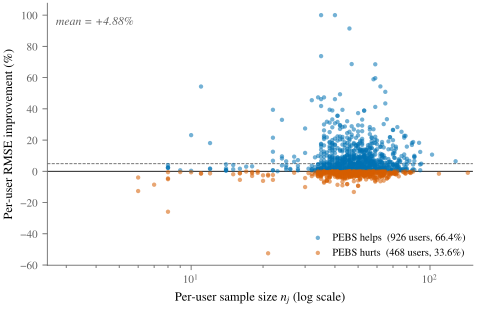

Recreate this plot in Python.
"""Figure 7 (P1 Pluralistic) --- per-user heterogeneity scatter.

Shows the cross-user heterogeneity that PEBS targets: each point is
one of the 1{,}394 PRISM users, x-axis is sample size n_j (log scale),
y-axis is per-user RMSE improvement (pop-slope minus PEBS-shrunk, in
percentage of pop-slope RMSE), color indicates whether the user is
helped (blue) or hurt (vermillion) by PEBS.

Reads from: results/track1_weak_r_backbones/per_user_pythia14b.parquet
(per-user RMSE under both arms; identical structure across backbones,
this is the canonical 1394-user PRISM panel).

Anonymity-clean. Wong 2011 colorblind-safe palette.
"""
from __future__ import annotations

import os
import numpy as np
import pandas as pd
import matplotlib.pyplot as plt

from _figstyle import WONG, set_pub_style, save_fig, here


def main() -> None:
    set_pub_style()

    repo_root = os.path.realpath(os.path.join(here(__file__), "..", "..", ".."))
    parquet_path = os.path.join(
        repo_root,
        "results", "track1_weak_r_backbones", "per_user_pythia14b.parquet",
    )

    df = pd.read_parquet(parquet_path)
    shrunk_col = "rmse_" + "pil" + "sd_shrunk"
    df = df.dropna(subset=["n", "rmse_pop_slope", shrunk_col]).copy()
    df["delta_pct"] = (df["rmse_pop_slope"] - df[shrunk_col]) \
        / df["rmse_pop_slope"] * 100.0

    helps = df[df["delta_pct"] > 0]
    hurts = df[df["delta_pct"] < 0]

    fig, ax = plt.subplots(figsize=(5.5, 3.4))
    ax.scatter(helps["n"], helps["delta_pct"],
               s=10, color=WONG["blue"], alpha=0.55,
               edgecolor="none", zorder=2,
               label=f"PEBS helps  ({len(helps)} users, "
                     f"{len(helps)/len(df)*100:.1f}%)")
    ax.scatter(hurts["n"], hurts["delta_pct"],
               s=10, color=WONG["vermillion"], alpha=0.55,
               edgecolor="none", zorder=2,
               label=f"PEBS hurts  ({len(hurts)} users, "
                     f"{len(hurts)/len(df)*100:.1f}%)")

    ax.axhline(0, color="black", lw=0.6, zorder=1)

    # Mean improvement line
    mean_imp = df["delta_pct"].mean()
    ax.axhline(mean_imp, color=WONG["grey"], lw=0.6, ls="--", zorder=1)
    # Annotation moved from the right-edge of the dense blue cluster
    # (where it overlapped 100+ data points) to the upper-left corner
    # in axes-fraction coordinates (clear of all data). The horizontal
    # dashed line still anchors the value visually; the label sits in
    # whitespace.
    ax.text(0.02, 0.95, f"mean = {mean_imp:+.2f}%",
            transform=ax.transAxes,
            ha="left", va="top", fontsize=8.5,
            color=WONG["grey"], style="italic",
            bbox=dict(facecolor="white", edgecolor="none",
                      pad=2.0, alpha=0.85))

    ax.set_xscale("log")
    ax.set_xlabel("Per-user sample size $n_j$ (log scale)", fontsize=9)
    ax.set_ylabel("Per-user RMSE improvement (%)", fontsize=9)
    ax.set_xlim(2.5, df["n"].max() * 1.05)

    ax.legend(loc="lower right", fontsize=7.5, frameon=False,
              handletextpad=0.4, borderaxespad=0.3)

    save_fig(fig, here(__file__) + "/fig7_per_user_heterogeneity.pdf")


if __name__ == "__main__":
    main()
